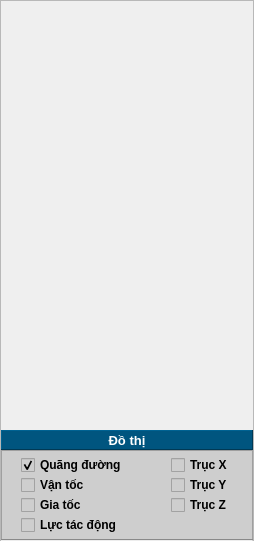
   <widget class="QFrame" name="frame_car01">
    <property name="geometry">
     <rect>
      <x>2</x>
      <y>40</y>
      <width>254</width>
      <height>541</height>
     </rect>
    </property>
    <property name="styleSheet">
     <string notr="true">QFrame#frame_car01{
background-color: rgb(206, 206, 206);
}</string>
    </property>
    <property name="frameShape">
     <enum>QFrame::StyledPanel</enum>
    </property>
    <property name="frameShadow">
     <enum>QFrame::Plain</enum>
    </property>
    <widget class="QLabel" name="label_8">
     <property name="geometry">
      <rect>
       <x>1</x>
       <y>430</y>
       <width>252</width>
       <height>20</height>
      </rect>
     </property>
     <property name="font">
      <font>
       <pointsize>10</pointsize>
       <bold>true</bold>
      </font>
     </property>
     <property name="styleSheet">
      <string notr="true">color: rgb(255, 255, 255);
background-color: rgb(25, 149, 173);
background-color: rgb(0, 85, 127);</string>
     </property>
     <property name="frameShape">
      <enum>QFrame::Panel</enum>
     </property>
     <property name="frameShadow">
      <enum>QFrame::Raised</enum>
     </property>
     <property name="text">
      <string>Đồ thị</string>
     </property>
     <property name="alignment">
      <set>Qt::AlignCenter</set>
     </property>
    </widget>
    <widget class="QFrame" name="frame">
     <property name="geometry">
      <rect>
       <x>1</x>
       <y>450</y>
       <width>252</width>
       <height>91</height>
      </rect>
     </property>
     <property name="styleSheet">
      <string notr="true">background-color: rgb(206, 206, 206);</string>
     </property>
     <property name="frameShape">
      <enum>QFrame::StyledPanel</enum>
     </property>
     <property name="frameShadow">
      <enum>QFrame::Raised</enum>
     </property>
     <widget class="QCheckBox" name="checkBox_Car1_lineAxisZ">
      <property name="geometry">
       <rect>
        <x>170</x>
        <y>45</y>
        <width>71</width>
        <height>20</height>
       </rect>
      </property>
      <property name="font">
       <font>
        <pointsize>9</pointsize>
        <bold>true</bold>
       </font>
      </property>
      <property name="text">
       <string>Trục Z</string>
      </property>
     </widget>
     <widget class="QCheckBox" name="checkBox_Car1_lineAcceleration">
      <property name="geometry">
       <rect>
        <x>20</x>
        <y>45</y>
        <width>131</width>
        <height>20</height>
       </rect>
      </property>
      <property name="font">
       <font>
        <pointsize>9</pointsize>
        <bold>true</bold>
       </font>
      </property>
      <property name="styleSheet">
       <string notr="true"/>
      </property>
      <property name="text">
       <string>Gia tốc</string>
      </property>
     </widget>
     <widget class="QCheckBox" name="checkBox_Car1_lineSpeed">
      <property name="geometry">
       <rect>
        <x>20</x>
        <y>25</y>
        <width>131</width>
        <height>20</height>
       </rect>
      </property>
      <property name="font">
       <font>
        <pointsize>9</pointsize>
        <bold>true</bold>
       </font>
      </property>
      <property name="styleSheet">
       <string notr="true"/>
      </property>
      <property name="text">
       <string>Vận tốc</string>
      </property>
     </widget>
     <widget class="QCheckBox" name="checkBox_Car1_lineAxisY">
      <property name="geometry">
       <rect>
        <x>170</x>
        <y>25</y>
        <width>71</width>
        <height>20</height>
       </rect>
      </property>
      <property name="font">
       <font>
        <pointsize>9</pointsize>
        <bold>true</bold>
       </font>
      </property>
      <property name="text">
       <string>Trục Y</string>
      </property>
     </widget>
     <widget class="QCheckBox" name="checkBox_Car1_lineForce">
      <property name="geometry">
       <rect>
        <x>20</x>
        <y>65</y>
        <width>131</width>
        <height>20</height>
       </rect>
      </property>
      <property name="font">
       <font>
        <pointsize>9</pointsize>
        <bold>true</bold>
       </font>
      </property>
      <property name="styleSheet">
       <string notr="true"/>
      </property>
      <property name="text">
       <string>Lực tác động</string>
      </property>
     </widget>
     <widget class="QCheckBox" name="checkBox_Car1_lineAxisX">
      <property name="geometry">
       <rect>
        <x>170</x>
        <y>5</y>
        <width>71</width>
        <height>20</height>
       </rect>
      </property>
      <property name="font">
       <font>
        <pointsize>9</pointsize>
        <bold>true</bold>
       </font>
      </property>
      <property name="text">
       <string>Trục X</string>
      </property>
     </widget>
     <widget class="QCheckBox" name="checkBox_Car1_lineDistance">
      <property name="geometry">
       <rect>
        <x>20</x>
        <y>5</y>
        <width>131</width>
        <height>20</height>
       </rect>
      </property>
      <property name="font">
       <font>
        <pointsize>9</pointsize>
        <bold>true</bold>
       </font>
      </property>
      <property name="styleSheet">
       <string notr="true"/>
      </property>
      <property name="text">
       <string>Quãng đường</string>
      </property>
      <property name="checked">
       <bool>true</bool>
      </property>
     </widget>
     <widget class="Line" name="line_3">
      <property name="geometry">
       <rect>
        <x>0</x>
        <y>89</y>
        <width>252</width>
        <height>3</height>
       </rect>
      </property>
      <property name="orientation">
       <enum>Qt::Horizontal</enum>
      </property>
     </widget>
    </widget>
   </widget>
